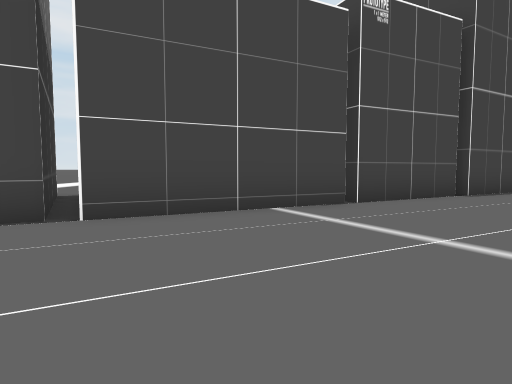
View 1 (above)

14 first-person views from a walk through a scene from a Unity 3-D project. The camera is 1.2 m above the floor, tilts 4° down and sees 75° across. The floor is counted in squares, 2 m on a side. Each view is taken from the middle of a square. On the plan, view 1 faces up. The plan holds only what a view shows up to about 10 squares ahead; the rest is blank. The place goes on beyond the plan. The player is left out. Some animated figures are not drawn.

View 2
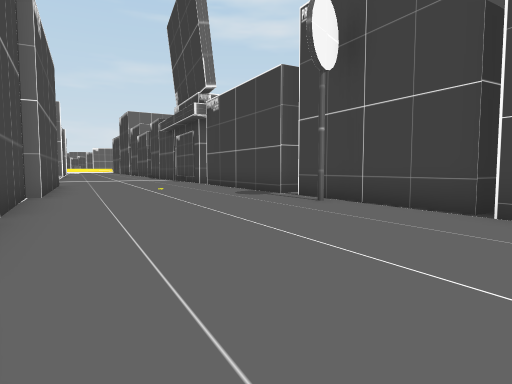

View 3
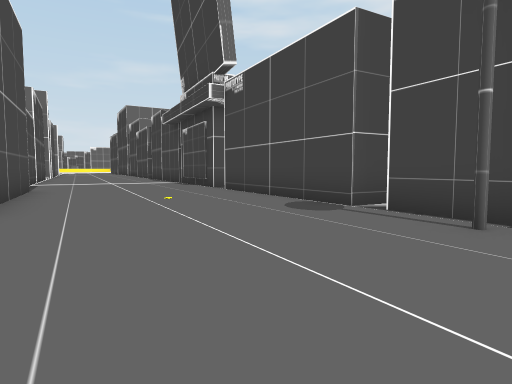

View 4
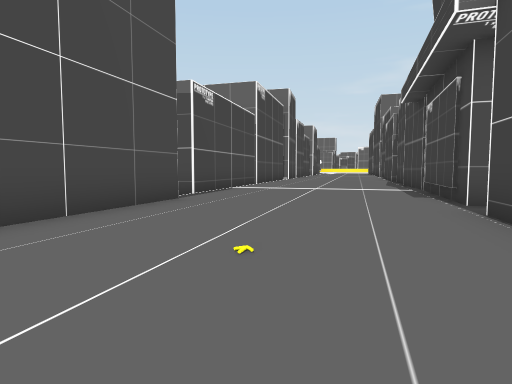

View 5
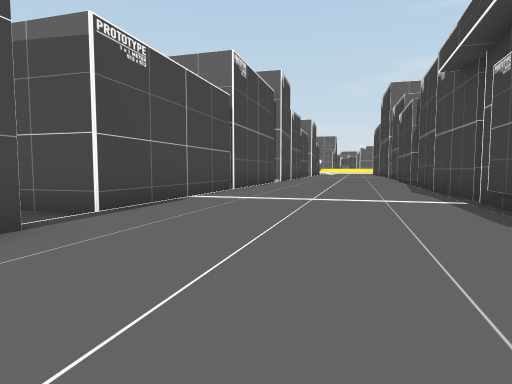

View 6
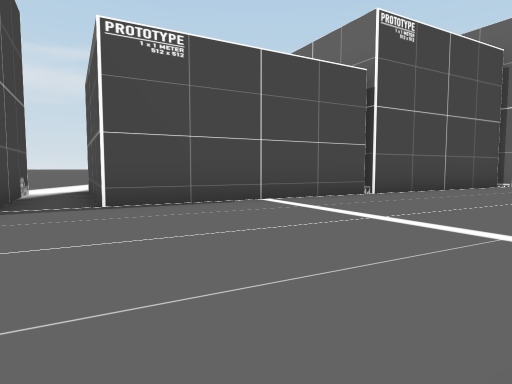

View 7
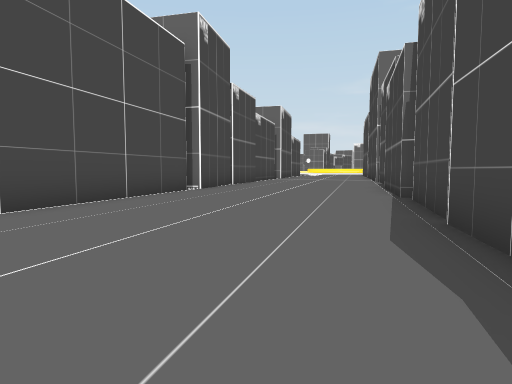

View 8
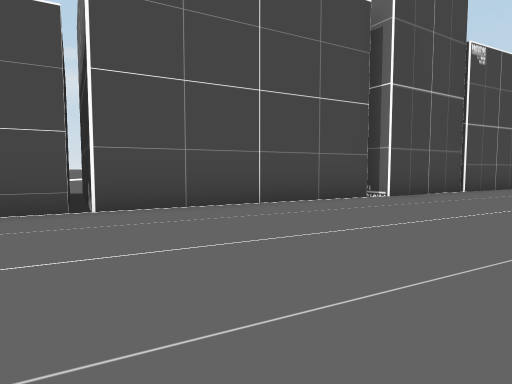

View 9
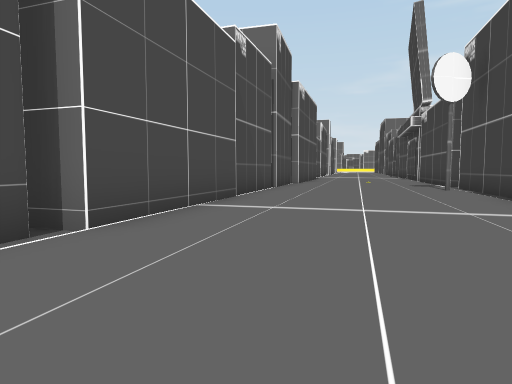

View 10
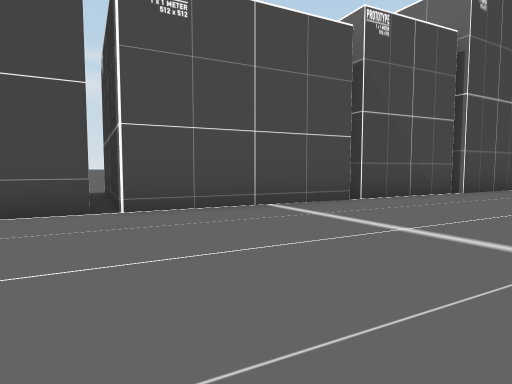

View 11
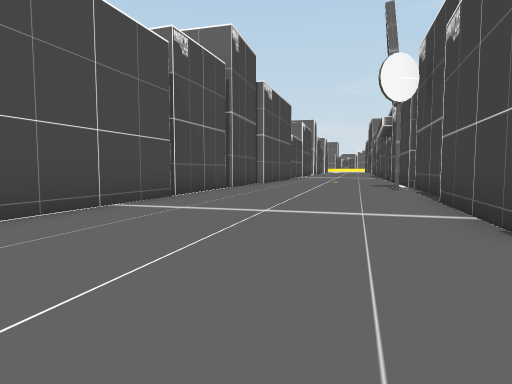

View 12
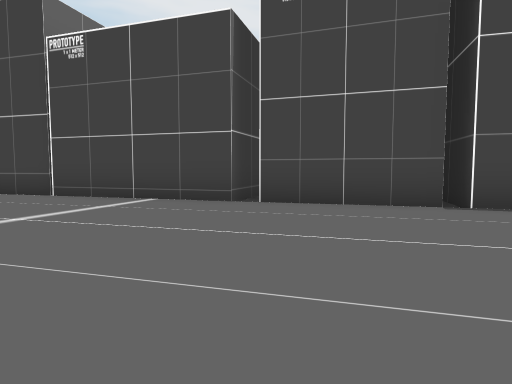

View 13
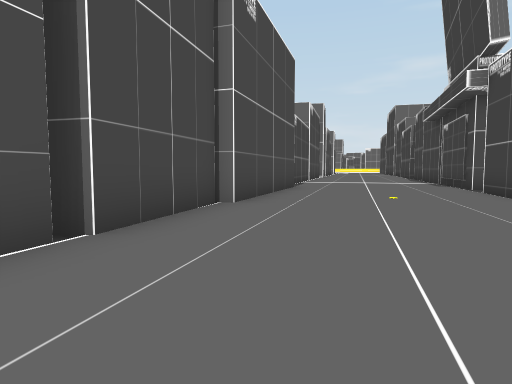

View 14
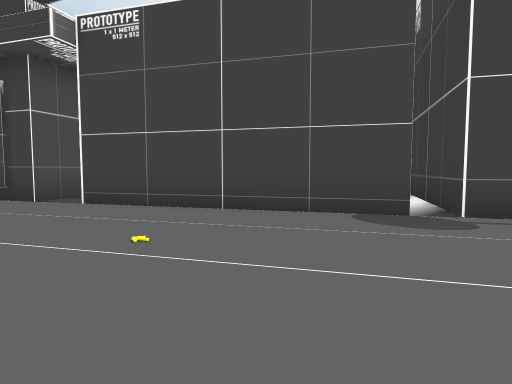

### Floor plan
Points are (right, up) in squares from view 1. A wall is a line through its corners. A room is listed if a view was taken in it or the views show most of it. See-through windows are left out.
Room 1 (views 1, 2, 3, 4, 5, 6, 7, 8, 9, 10, 11, 12, 13, 14)
walls: (-9.7, -5.9) (-4.8, -3.5); (-4.8, -3.6) (-2.1, -2.1) (-1.8, -2.6); (-13.2, -0.4) (-12.6, -1.5) (-16.4, -3.7); (-7.1, 2.5) (-6.7, 1.7) (-11.6, -1); (-1.9, -2) (0.7, -0.6); (-16.6, -3.8) (-19.3, -5.2); (-15.7, -9.6) (-13.5, -13.6); (-2.5, 4) (-6.2, 2) (-8.1, 5.6); (-14.8, -10.7) (-15.5, -9.5); (1.1, -0.5) (4.9, 1.4) (6.5, -1.9); (-19.5, -5.2) (-22.2, -6.6); (-22.4, -7) (-23.5, -7.6); (0.8, 7.4) (1.6, 5.8) (-2.1, 3.9); (-20.5, -12.3) (-10.7, -6.9) (-9.6, -8.9); (5.3, 1.3) (6.3, 1.9); (4.5, 7.4) (2, 6) (1.7, 6.5); (-23.5, -13.8) (-20.9, -12.2) (-20.5, -12.8); (6.7, 8.4) (4.8, 7.5) (4.1, 8.9)

Positions as (right, up) in squares from view 1, and headings:
1: (0, 0), facing up
2: (2, 1), facing left
3: (-1, 0), facing left
4: (-6, 0), facing down-left
5: (-9, -2), facing down-left
6: (-13, -2), facing down
7: (-15, -4), facing down-left
8: (-18, -5), facing down
9: (6, 5), facing down-left
10: (3, 6), facing down
11: (5, 6), facing down-left
12: (6, 2), facing up-left
13: (-1, 1), facing down-left
14: (-5, -3), facing up-left
